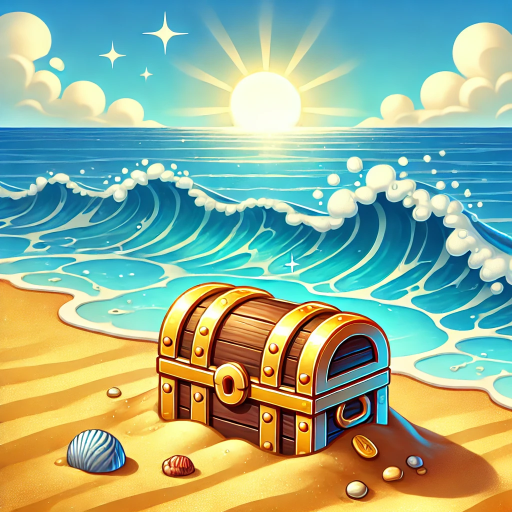
#> input picture Python Game 3rd Year CBA/Advanceed - Tkinter Version/beachpic.png, 1024 x 1024 px (shown at 1/2 size); its folder holds 6 pictures in this run
$ python -i tkinterVersion.py   (imports and definitions only)   (older library calls are emulated)
#> lines starting #> are read from the running program, lines starting #| are printed output that depends on the picture
import tkinter as tk
from PIL import Image, ImageTk
import random

# =====================
# GLOBAL VARIABLES
# =====================

bag_list = []          # The player's inventory (list of found items)
dragonHealth = 10      # Dragon's health in the secret room
playerHealth = 10      # Player's health in the secret room

# We'll store references to images so they don't get garbage-collected
images = {}

# =====================
# HELPER FUNCTIONS
# =====================

def load_images():
    """
    Load and resize all the PNG images using PIL (Pillow).
    We'll store them in the 'images' dictionary.
    Each image is resized to 600x600 pixels.
    """
    # 'ANTIALIAS' is a high-quality downsampling filter (in newer Pillow versions, use 'Resampling.LANCZOS')

    # Beach
    beach_img = Image.open("beachpic.png").resize((600, 600))
    images['beach'] = ImageTk.PhotoImage(beach_img)

    # Forest
    forest_img = Image.open("forestpic.png").resize((600, 600))
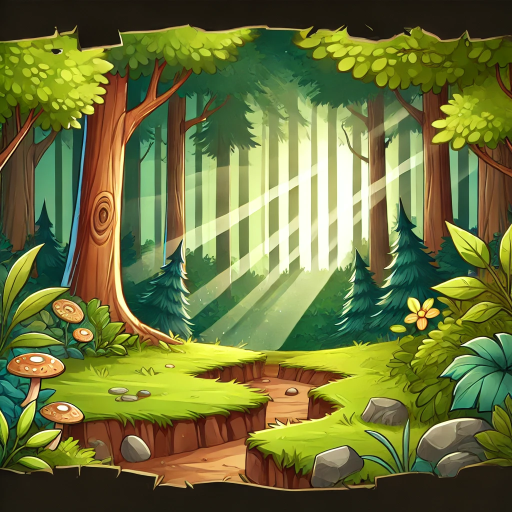
#> input picture Python Game 3rd Year CBA/Advanceed - Tkinter Version/forestpic.png, 1024 x 1024 px (shown at 1/2 size)
    images['forest'] = ImageTk.PhotoImage(forest_img)

    # Mountains
    mountains_img = Image.open("mountainspic.png").resize((600, 600))
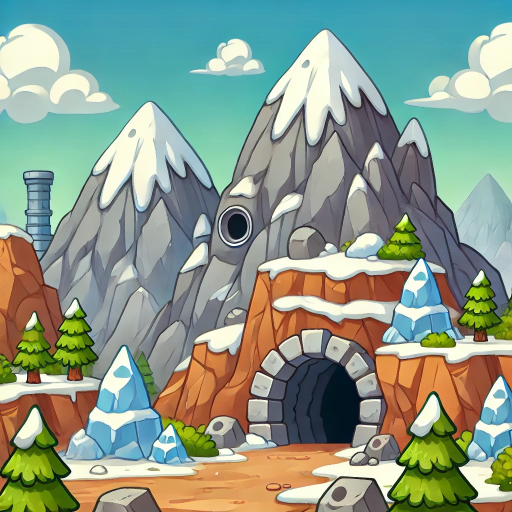
#> input picture Python Game 3rd Year CBA/Advanceed - Tkinter Version/mountainspic.png, 1024 x 1024 px (shown at 1/2 size)
    images['mountains'] = ImageTk.PhotoImage(mountains_img)

    # Secret Room
    secret_room_img = Image.open("secret_roompic.png").resize((600, 600))
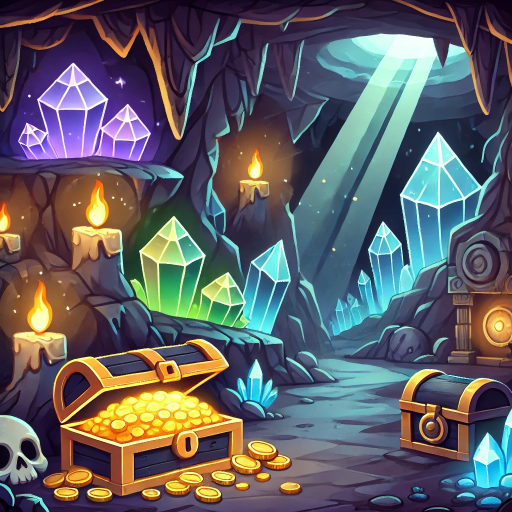
#> input picture Python Game 3rd Year CBA/Advanceed - Tkinter Version/secret_roompic.png, 1024 x 1024 px (shown at 1/2 size)
    images['secret_room'] = ImageTk.PhotoImage(secret_room_img)

    # Death
    death_img = Image.open("deathpic.png").resize((600, 600))
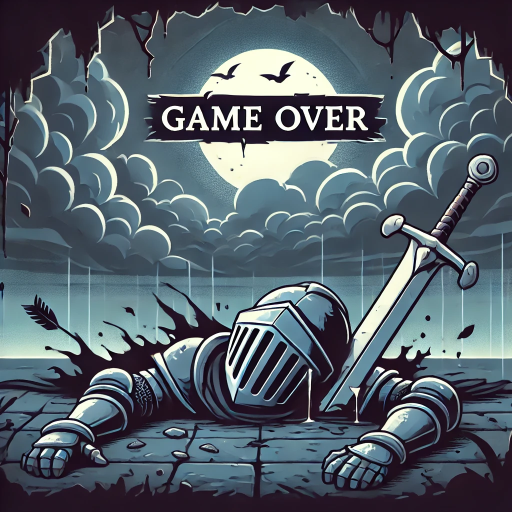
#> input picture Python Game 3rd Year CBA/Advanceed - Tkinter Version/deathpic.png, 1024 x 1024 px (shown at 1/2 size)
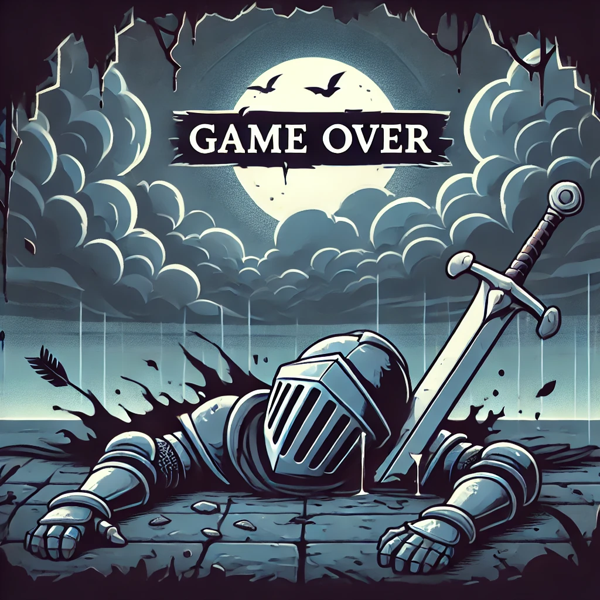
#> death_img: PIL image 600x600 RGB; mean R, G, B 84.6, 97.1, 106.9
    images['death'] = ImageTk.PhotoImage(death_img)

    # Victory
    victory_img = Image.open("victorypic.png").resize((600, 600))
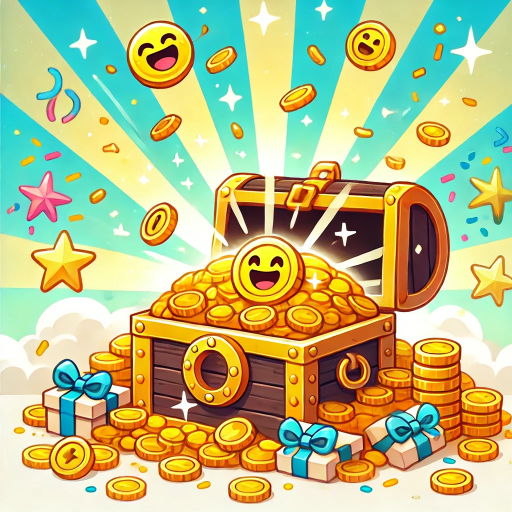
#> input picture Python Game 3rd Year CBA/Advanceed - Tkinter Version/victorypic.png, 1024 x 1024 px (shown at 1/2 size)
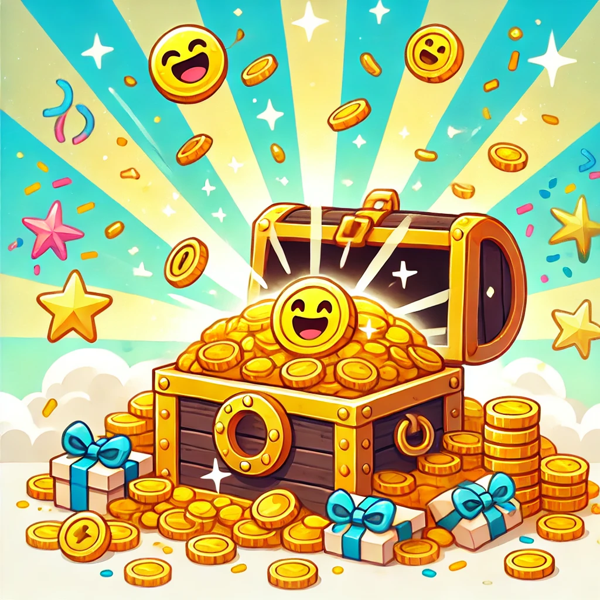
#> victory_img: PIL image 600x600 RGB; mean R, G, B 183.7, 187.2, 131
    images['victory'] = ImageTk.PhotoImage(victory_img)

# [200 lines left out: functions set_background, set_text, clear_buttons, update_inventory, beach, forest and 4 more, not called in this run]

# =====================
# TKINTER SETUP
# =====================

# [5 lines not run here, left out]

# Create a label for the background
# [1 line that did not run here, left out]
# [1 line not run here, left out]

# Create a label for the main text (with larger font)
# [1 line that did not run here, left out]
# [1 line not run here, left out]

# Create a label to show the inventory (with slightly bigger font)
# [1 line that did not run here, left out]
# [1 line not run here, left out]

# Create a frame for buttons
# [1 line that did not run here, left out]
# [8 lines not run here, left out]

>>> result = load_images()
